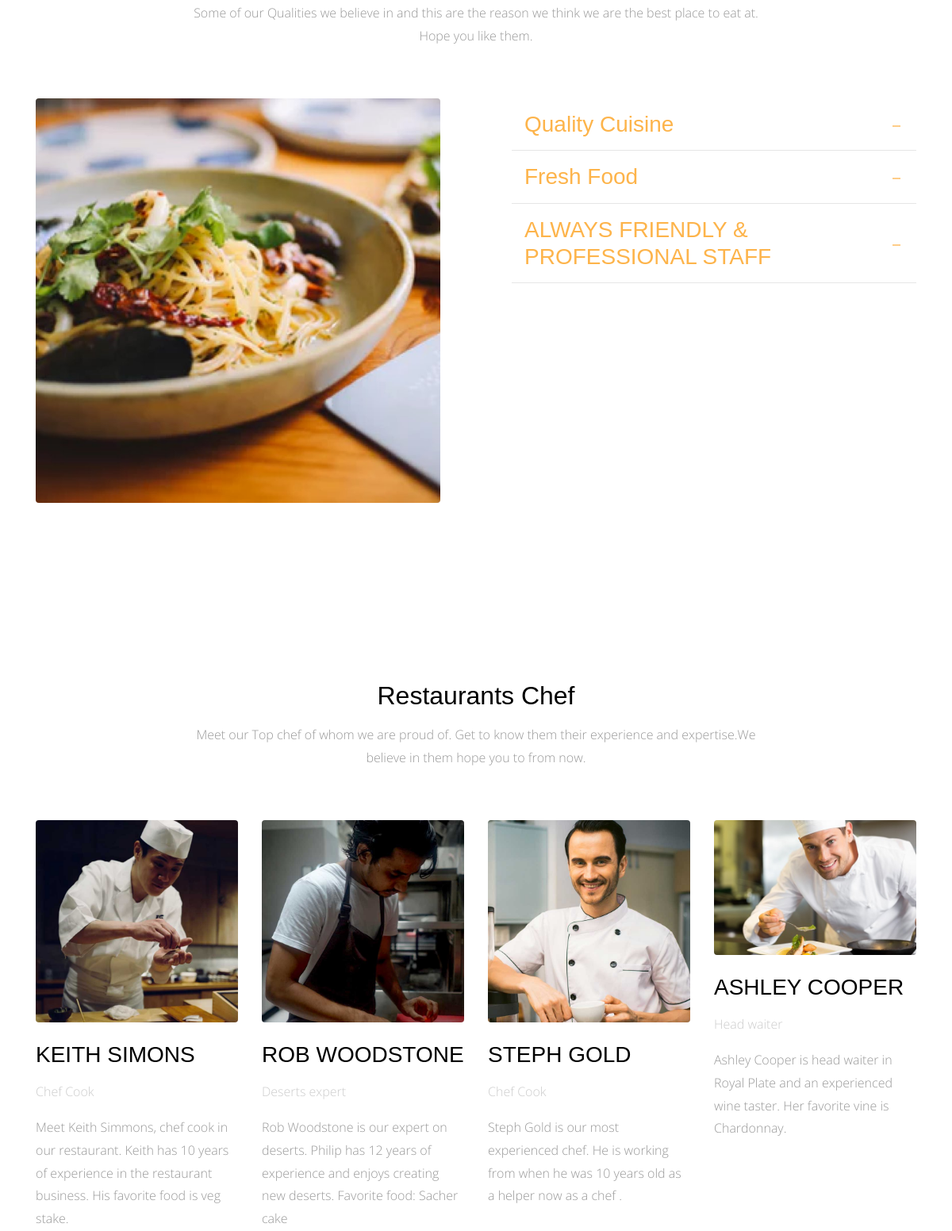
/about-us/ (middle part), run on an earlier commit of the app's database.
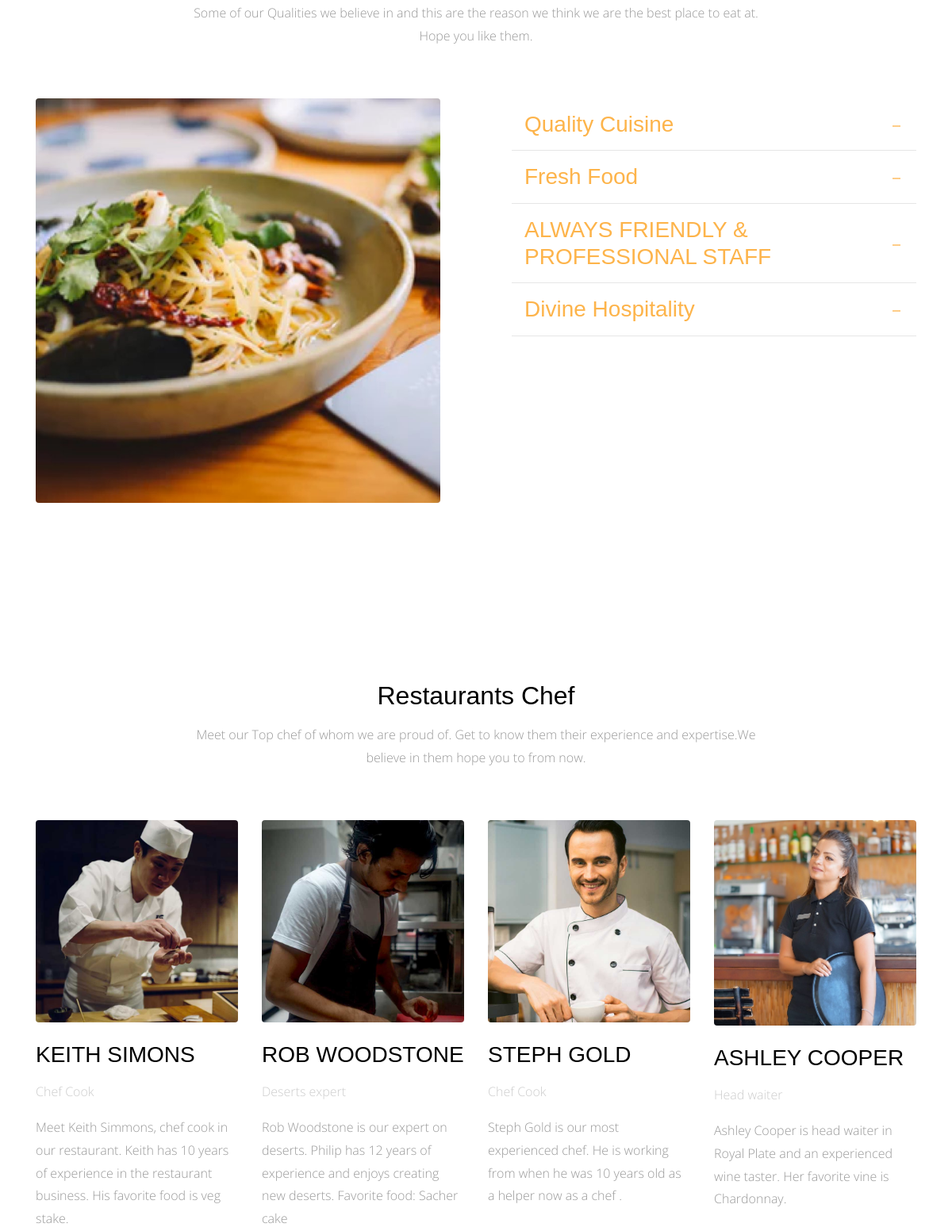
And on a later commit of the database.
### aboutus/models.py (models this page shows, shortened)
class Why_Choose_Us(models.Model):
    title = models.CharField(max_length=50)
    content = models.TextField()
    class Meta:
        verbose_name = 'why choose us '
        verbose_name_plural = 'why choose us '

class Chef(models.Model):
    id = models.AutoField(primary_key=True)
    name = models.CharField(max_length=50)
    title = models.CharField(max_length=50)
    bio = models.TextField()
    image = models.ImageField(upload_to='chef/')
    class Meta:
        verbose_name = 'chef'
        verbose_name_plural = 'chef'

### aboutus/views.py (the view)
# urls.py: path('',views.aboutus_list , name='aboutus_list' ),
def aboutus_list(request):
    about = AboutUs.objects.last()
    why_choose_us = Why_Choose_Us.objects.all()
    chef = Chef.objects.all()
    context = {
        'about' : about ,
        'why_choose_us' : why_choose_us ,
        'chef' : chef
    }
    return render(request , 'aboutus/about.html' , context)

### aboutus/templates/aboutus/about.html (shortened to what this page needs)
{% extends 'base.html' %}
{% load static %}
{% block body %}
      <div class="main-wrap">
        <div class="section">
          <div class="container">
            <div class="row justify-content-center mb-5" data-aos="fade-up">
              <div class="col-md-8  text-center">
                <p class="lead">Some of our Qualities we believe in and this are the reason we think we are the best place to eat at. Hope you like them.</p>
              </div>
            </div>
            <div class="row large-gutters">
              <div class="col-md-6"  data-aos="fade-up" data-aos-delay="200">
                <img src="{% static 'site_static/img/img_2.jpg' %}" alt="Image placeholder" class="img-fluid rounded">
              </div>
              <div class="col-md-6" data-aos="fade-up" data-aos-delay="300">
                <div class="accordion" id="accordion">
                  {% for info in why_choose_us %}
                    <div class="accordion-item">
                      <h3 class="mb-0">
                        <a class="btn-block p-3" data-toggle="collapse" href="#collapse{{info.id}}" role="button" aria-expanded="true" aria-controls="collapseOne">{{info.title}} </a>
                      </h3>
                    </div>
                  {% endfor %}
                </div>
              </div>
            </div>
          </div>
        </div>
        <div class="section">
          <div class="container">
            <div class="row justify-content-center mb-5" data-aos="fade-up">
              <div class="col-md-8  text-center">
                <h2 class="mb-3">Restaurants Chef</h2>
                <p class="lead">Meet our Top chef of whom we are proud of. Get to know them their experience and expertise.We believe in them hope you to from now.</p>
              </div>
            </div>
            <div class="row">
              {% for one in chef %}
                <div class="col-md-3" data-aos="fade-up" data-aos-delay="100">
                  <img src="{{one.image.url}}" alt="Image placeholder" class="img-fluid mb-4 rounded">
                  <h3 class="mb-3">{{one.name}}</h3>
                  <p class="post-meta text-muted">{{one.title}}</p>
                  <p class="mb-5">{{one.bio}}</p>
                </div>
              {% endfor %}
            </div>
          </div>
        </div>
      </div>
      {% endblock body %}

### templates/base.html (shortened to what this page needs)
{% load static %}
<!doctype html>
<html lang="en">
  <head>
    <link rel="stylesheet" href="{% static 'site_static/css/bootstrap.css' %}">
    <link rel="stylesheet" href="{% static 'site_static/css/animate.css' %}">
    <link rel="stylesheet" href="{% static 'site_static/css/magnific-popup.css' %}">
    <link rel="stylesheet" href="{% static 'site_static/css/aos.css' %}">
    <link rel="stylesheet" href="{% static 'site_static/css/bootstrap-datepicker.css' %}">
    <link rel="stylesheet" href="{% static 'site_static/css/jquery.timepicker.css' %}">
    <link rel="stylesheet" href="{% static 'site_static/fonts/ionicons/css/ionicons.min.css' %}">
    <link rel="stylesheet" href="{% static 'site_static/fonts/fontawesome/css/font-awesome.min.css' %}">
    <link rel="stylesheet" href="{% static 'site_static/fonts/flaticon/font/flaticon.css' %}">
    <link rel="stylesheet" href="{% static 'site_static/css/style.css' %}">
  </head>
  <body>
    <div class="site-wrap">
      {% block body %}
      {% endblock body %}
    </div>
  </body>
</html>

### static/site_static/css/style.css (style rules this page uses)
html { overflow-x: hidden; }
body { background: #fff; font-family: "Open Sans", cursive; font-size: 16px; line-height: 1.8; font-weight: 300; color: #999999; }
a { -webkit-transition: .3s all ease; -o-transition: .3s all ease; transition: .3s all ease; text-decoration: none; }
h1, h2, h3, h4, h5 { color: #000; font-family: "Playfair Display", Arial, sans-serif; }
h1 a, h2 a, h3 a, h4 a, h5 a { color: #000; }
.lead { font-size: 16px; }
.section { padding: 7em 0; }
.text-muted { color: #cccccc !important; }
.large-gutters { margin-right: -45px; margin-left: -45px; }
.large-gutters>[class*="col-"] { padding-right: 45px; padding-left: 45px; }
.accordion .btn-block { position: relative; border-bottom: 1px solid #e6e6e6; }
.accordion .btn-block[aria-expanded="true"] { color: #fdb44b; }

What changed in the data, as far as the page shows it:
added Why_Choose_Us: title "Divine Hospitality"
changed Chef "ASHLEY COOPER": image: a different picture
